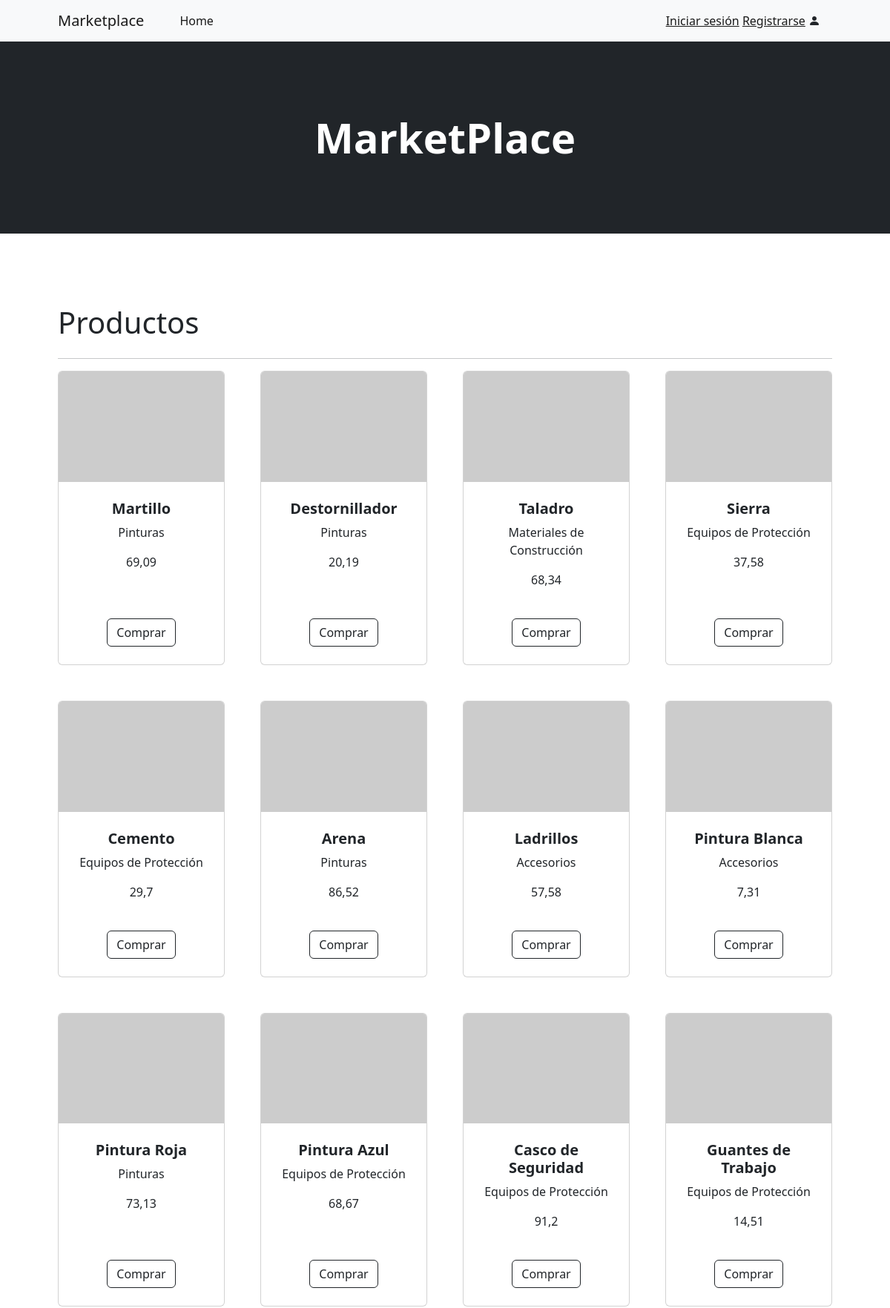
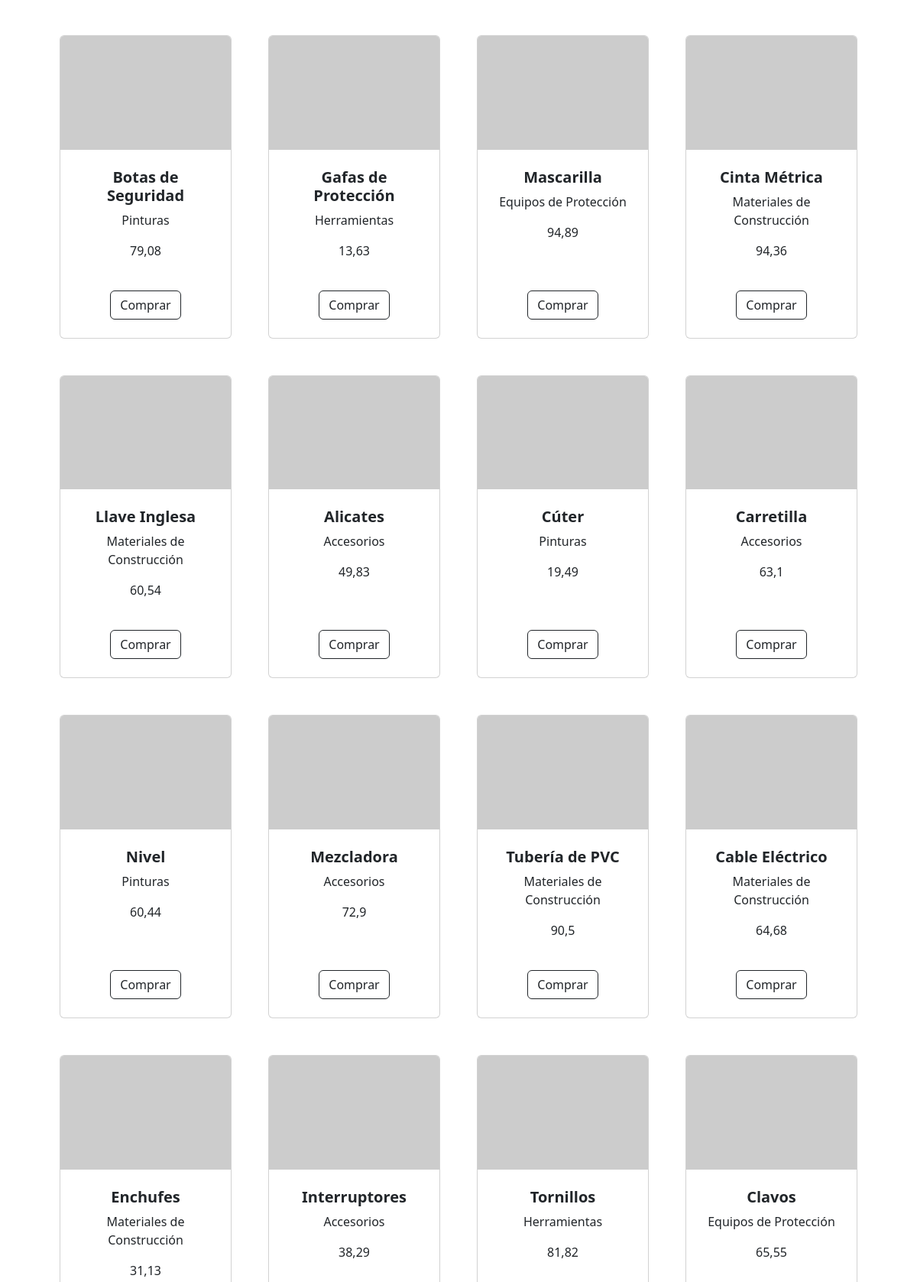
The page / (upper part) on the database its author committed (2 pictures, top to bottom).
### app/models.py (models this page shows, shortened)
class Producto(models.Model):
    id_producto = models.AutoField(primary_key=True)
    categoria = models.ForeignKey(Categoria, on_delete=models.CASCADE)
    nombre = models.CharField(max_length=50, default="")
    vendedor = models.ForeignKey(CustomUser, on_delete=models.CASCADE, null=True, related_name='productos', limit_choices_to={'is_seller': True})
    precio = models.FloatField()
    costo = models.FloatField()

class Categoria(models.Model):
    id_categoria = models.AutoField(primary_key=True)
    nombre = models.CharField(max_length=50)
    record_ventas = models.IntegerField()
    def __str__(self):
        return self.nombre

### app/views.py (the view)
# urls.py: 2. Add a URL to urlpatterns:  path('', views.home, name='home')
def home(request):
    return render(request, 'home.html',
                  context={"productos": Producto.objects.all(), "categorias": Categoria.objects.all(),
                           "productos_destacados": []})

### templates/home.html (shortened to what this page needs)
{% extends "base.html" %}
{% block content %}
<header class="bg-dark py-5">
    <div class="container px-4 px-lg-5 my-5">
        <div class="text-center text-white">
            <h1 class="display-4 fw-bolder">MarketPlace</h1>
        </div>
    </div>
</header>
<section class="py-5">
    <div class="container px-4 px-lg-5 mt-5">
        <h1>Productos</h1>
        <hr>
        <div class="row gx-4 gx-lg-5 row-cols-2 row-cols-md-3 row-cols-xl-4 justify-content-center">
            {% for producto in productos %}
            <div class="col mb-5">
                <div class="card h-100">
                    <img class="card-img-top" src="https://placehold.co/600x400" alt="..."/>
                    <div class="card-body p-4">
                        <div class="text-center">
                            <h5 class="fw-bolder">{{ producto.nombre }}</h5>
                            <p>{{ producto.categoria }}</p>
                            <p>{{ producto.precio }}</p>
                        </div>
                    </div>
                    <div class="card-footer p-4 pt-0 border-top-0 bg-transparent">
                        <div class="text-center"><a class="btn btn-outline-dark mt-auto" href="#">Comprar</a></div>
                    </div>
                </div>
            </div>
            {% endfor %}
        </div>
    </div>
</section>
{% endblock %}

### templates/base.html (shortened to what this page needs)
{% load static %}
<html lang="en">
<head>
    <link href="https://cdn.jsdelivr.net/npm/bootstrap-icons@1.5.0/font/bootstrap-icons.css" rel="stylesheet"/>
    <link href="{% static 'css/styles.css' %}" rel="stylesheet"/>
</head>
<body>
<nav class="navbar navbar-expand-lg navbar-light bg-light">
    <div class="container px-4 px-lg-5">
        <a class="navbar-brand" href="{% url 'home' %}">Marketplace</a>
        <div class="collapse navbar-collapse" id="navbarSupportedContent">
            <ul class="navbar-nav me-auto mb-2 mb-lg-0 ms-lg-4">
                <li class="nav-item"><a class="nav-link active" aria-current="page" href="{% url 'home' %}">Home</a>
                </li>
            </ul>
            <div class="d-flex">
                <div class="me-3">
                    {% if user.is_authenticated %}
                    <span class="navbar-text">
                            <a href="{% url 'logout' %}" class="">Cerrar sesión</a>
                        </span>
                    {% else %}
                    <span class="navbar-text"> <a href="{% url 'login' %}">Iniciar sesión</a></span>
                    <span class="navbar-text"> <a href="{% url 'register' %}">Registrarse</a></span>
                    {% endif %}
                    <i class="bi-person-fill"></i>
                </div>
            </div>
        </div>
    </div>
</nav>
{% block content %}{% endblock %}
</body>
</html>

### rows shown on the page
Producto: nombre "Martillo", categoria "Pinturas", precio "69,09"
Producto: nombre "Destornillador", categoria "Pinturas", precio "20,19"
Producto: nombre "Taladro", categoria "Materiales de Construcción", precio "68,34"
Producto: nombre "Sierra", categoria "Equipos de Protección", precio "37,58"
Producto: nombre "Cemento", categoria "Equipos de Protección", precio "29,7"
Producto: nombre "Arena", categoria "Pinturas", precio "86,52"
Producto: nombre "Ladrillos", categoria "Accesorios", precio "57,58"
Producto: nombre "Pintura Blanca", categoria "Accesorios", precio "7,31"
Producto: nombre "Pintura Roja", categoria "Pinturas", precio "73,13"
Producto: nombre "Pintura Azul", categoria "Equipos de Protección", precio "68,67"
Producto: nombre "Casco de Seguridad", categoria "Equipos de Protección", precio "91,2"
Producto: nombre "Guantes de Trabajo", categoria "Equipos de Protección", precio "14,51"
Producto: nombre "Botas de Seguridad", categoria "Pinturas", precio "79,08"
Producto: nombre "Gafas de Protección", categoria "Herramientas", precio "13,63"
Producto: nombre "Mascarilla", categoria "Equipos de Protección", precio "94,89"
Producto: nombre "Cinta Métrica", categoria "Materiales de Construcción", precio "94,36"
Producto: nombre "Llave Inglesa", categoria "Materiales de Construcción", precio "60,54"
Producto: nombre "Alicates", categoria "Accesorios", precio "49,83"
Producto: nombre "Cúter", categoria "Pinturas", precio "19,49"
Producto: nombre "Carretilla", categoria "Accesorios", precio "63,1"
Producto: nombre "Nivel", categoria "Pinturas", precio "60,44"
Producto: nombre "Mezcladora", categoria "Accesorios", precio "72,9"
Producto: nombre "Tubería de PVC", categoria "Materiales de Construcción", precio "90,5"
Producto: nombre "Cable Eléctrico", categoria "Materiales de Construcción", precio "64,68"
Producto: nombre "Enchufes", categoria "Materiales de Construcción", precio "31,13"
Producto: nombre "Interruptores", categoria "Accesorios", precio "38,29"
Producto: nombre "Tornillos", categoria "Herramientas", precio "81,82"
Producto: nombre "Clavos", categoria "Equipos de Protección", precio "65,55"
